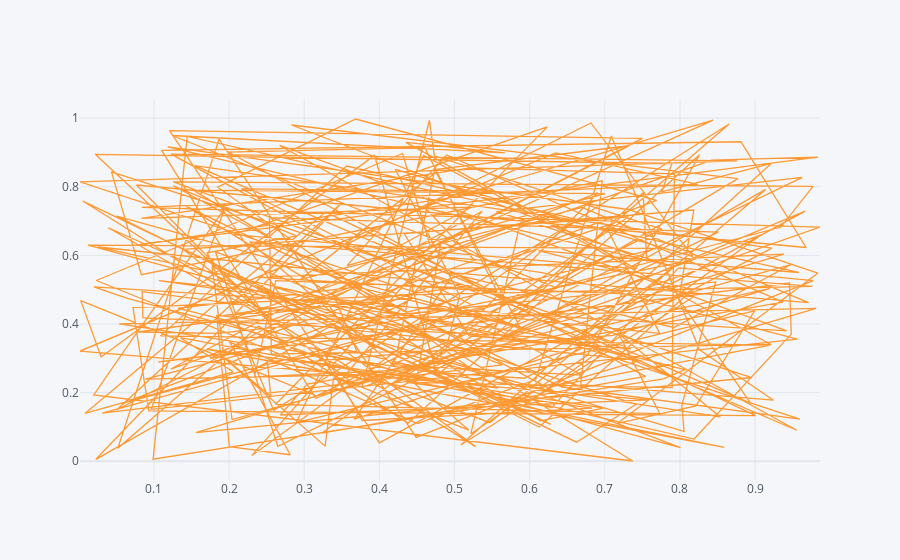

Write notebook code for a chart like this one.
### Code cell
df.iplot(x='a' ,y='b')

### Figure 1 — Plotly figure (JSON) as saved in the notebook; plotly's stock layout.template omitted (floating-point values rounded to 4 significant figures; data arrays with more than 128 entries replaced by an {"elided": "..."} marker saying what was removed)
{"data": [{"line": {"color": "rgba(255, 153, 51, 1.0)", "dash": "solid", "shape": "linear", "width": 1.3}, "mode": "lines", "name": "b", "text": "", "type": "scatter", "x": {"elided": "300 float values"}, "y": {"elided": "300 float values"}}], "layout": {"legend": {"bgcolor": "#F5F6F9", "font": {"color": "#4D5663"}}, "paper_bgcolor": "#F5F6F9", "plot_bgcolor": "#F5F6F9", "title": {"font": {"color": "#4D5663"}}, "xaxis": {"gridcolor": "#E1E5ED", "showgrid": true, "tickfont": {"color": "#4D5663"}, "title": {"font": {"color": "#4D5663"}, "text": ""}, "zerolinecolor": "#E1E5ED"}, "yaxis": {"gridcolor": "#E1E5ED", "showgrid": true, "tickfont": {"color": "#4D5663"}, "title": {"font": {"color": "#4D5663"}, "text": ""}, "zerolinecolor": "#E1E5ED"}}}
